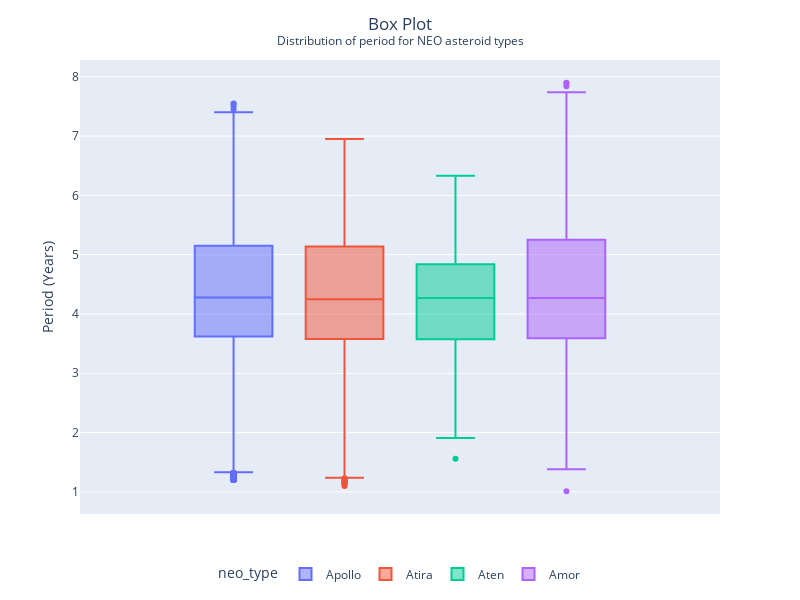

Write notebook code for a chart like this one.
### Markdown cell above
Visually, all the NEO types appear to be normally distributed with a single peak and the mean centered around roughly 4 years.

### Code cell
fig = px.box(data, y="per_y", color="neo_type")
fig.update_layout(
    height=600,
    width=800,
    title_x=0.5,
    title_text=f"Box Plot<br><sup>Distribution of period for NEO asteroid types</sup>",
    legend=dict(orientation="h", yanchor="top", xanchor="center", y=-0.1, x=0.5),
    yaxis_title="Period (Years)",
)
fig.show()

### Figure 1 — Plotly figure (JSON) as saved in the notebook; plotly's stock layout.template omitted (floating-point values rounded to 4 significant figures; data arrays with more than 128 entries replaced by an {"elided": "..."} marker saying what was removed)
{"data": [{"alignmentgroup": "True", "hovertemplate": "neo_type=Apollo<br>per_y=%{y}<extra></extra>", "legendgroup": "Apollo", "marker": {"color": "#636efa"}, "name": "Apollo", "notched": false, "offsetgroup": "Apollo", "orientation": "v", "showlegend": true, "type": "box", "x0": " ", "xaxis": "x", "y": {"elided": "29708 float values"}, "y0": " ", "yaxis": "y"}, {"alignmentgroup": "True", "hovertemplate": "neo_type=Atira<br>per_y=%{y}<extra></extra>", "legendgroup": "Atira", "marker": {"color": "#EF553B"}, "name": "Atira", "notched": false, "offsetgroup": "Atira", "orientation": "v", "showlegend": true, "type": "box", "x0": " ", "xaxis": "x", "y": {"elided": "2397 float values"}, "y0": " ", "yaxis": "y"}, {"alignmentgroup": "True", "hovertemplate": "neo_type=Aten<br>per_y=%{y}<extra></extra>", "legendgroup": "Aten", "marker": {"color": "#00cc96"}, "name": "Aten", "notched": false, "offsetgroup": "Aten", "orientation": "v", "showlegend": true, "type": "box", "x0": " ", "xaxis": "x", "y": {"elided": "195 float values"}, "y0": " ", "yaxis": "y"}, {"alignmentgroup": "True", "hovertemplate": "neo_type=Amor<br>per_y=%{y}<extra></extra>", "legendgroup": "Amor", "marker": {"color": "#ab63fa"}, "name": "Amor", "notched": false, "offsetgroup": "Amor", "orientation": "v", "showlegend": true, "type": "box", "x0": " ", "xaxis": "x", "y": {"elided": "214 float values"}, "y0": " ", "yaxis": "y"}], "layout": {"boxmode": "group", "height": 600, "legend": {"orientation": "h", "title": {"text": "neo_type"}, "tracegroupgap": 0, "x": 0.5, "xanchor": "center", "y": -0.1, "yanchor": "top"}, "margin": {"t": 60}, "title": {"text": "Box Plot<br><sup>Distribution of period for NEO asteroid types</sup>", "x": 0.5}, "width": 800, "xaxis": {"anchor": "y", "domain": [0, 1]}, "yaxis": {"anchor": "x", "domain": [0, 1], "title": {"text": "Period (Years)"}}}}
